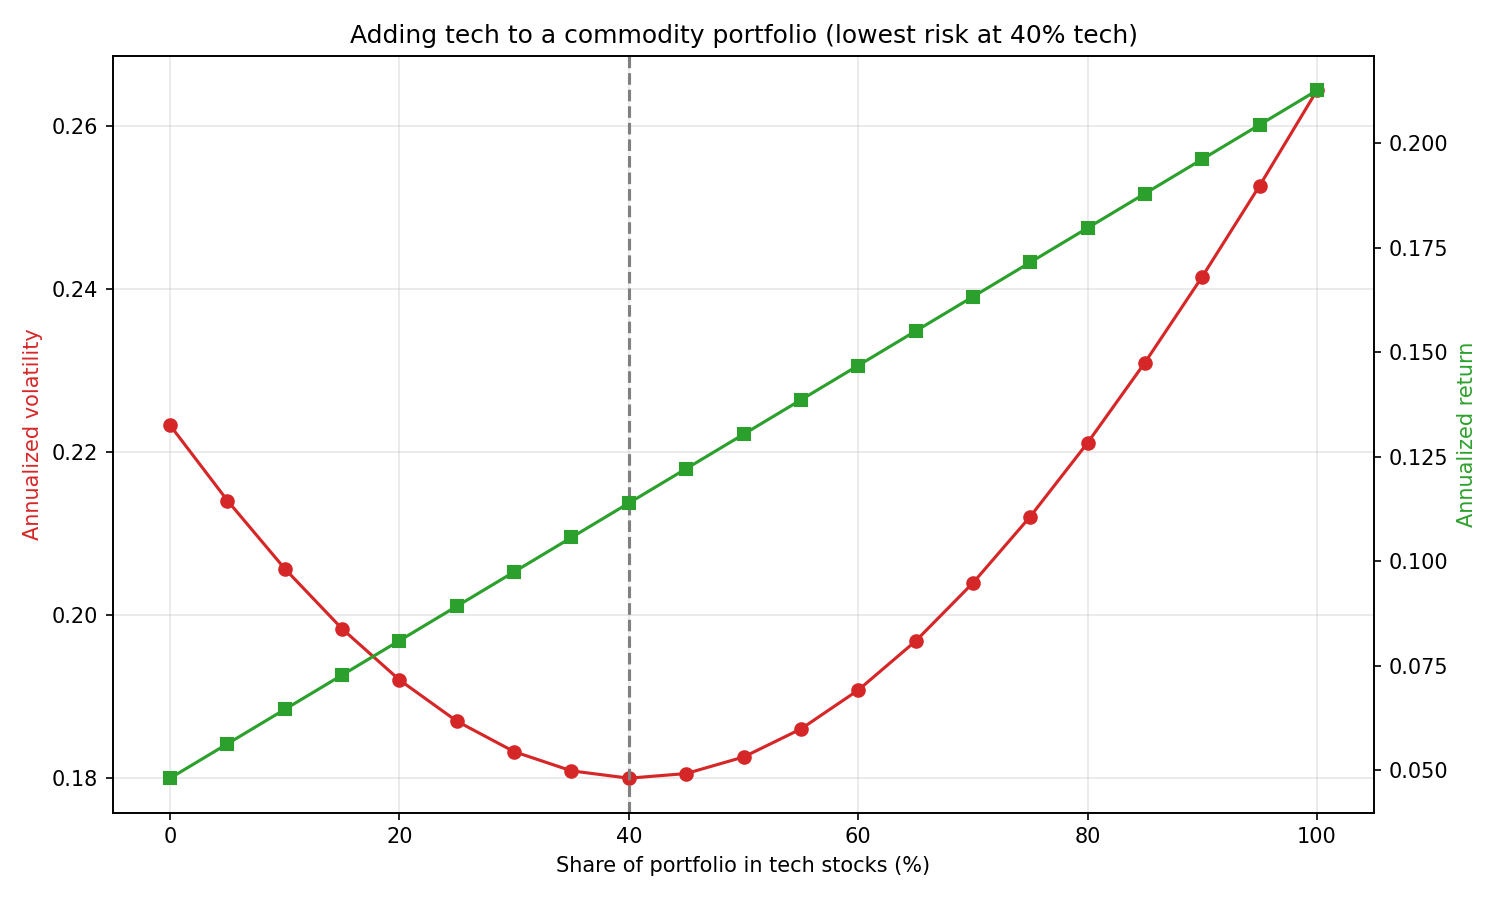

Source code (Python):
import numpy as np
import pandas as pd
import matplotlib.pyplot as plt
from analysis import load_prices

tech = ["AAPL","AMZN","BABA","CRM","META","GOOG","INTC","MSFT","NVDA","TSLA"]
comm = ["CC","KC","SB"]

prices = load_prices("data")
rets = np.log(prices / prices.shift(1)).dropna()
mu, cov = rets.mean() * 252, rets.cov() * 252

shares = np.arange(0, 1.001, 0.05)
vols, rts = [], []
for s in shares:
       w = pd.Series(0.0, index=rets.columns)
       w[comm] = (1 - s) / len(comm)
       w[tech] = s / len(tech)
       vols.append(float(np.sqrt(w @ cov @ w)))
       rts.append(float(w @ mu))

fig, ax1 = plt.subplots(figsize=(10, 6))
ax1.plot(shares * 100, vols, color="tab:red", marker="o", label="Risk (volatility)")
ax1.set_xlabel("Share of portfolio in tech stocks (%)")
ax1.set_ylabel("Annualized volatility", color="tab:red")
ax2 = ax1.twinx()
ax2.plot(shares * 100, rts, color="tab:green", marker="s", label="Return")
ax2.set_ylabel("Annualized return", color="tab:green")
i = int(np.argmin(vols))
ax1.axvline(shares[i] * 100, linestyle="--", color="gray")
ax1.set_title(f"Adding tech to a commodity portfolio (lowest risk at {shares[i]*100:.0f}% tech)")
ax1.grid(True, alpha=0.3)
plt.tight_layout()
plt.savefig("mix_chart.png", dpi=150)
plt.show()
